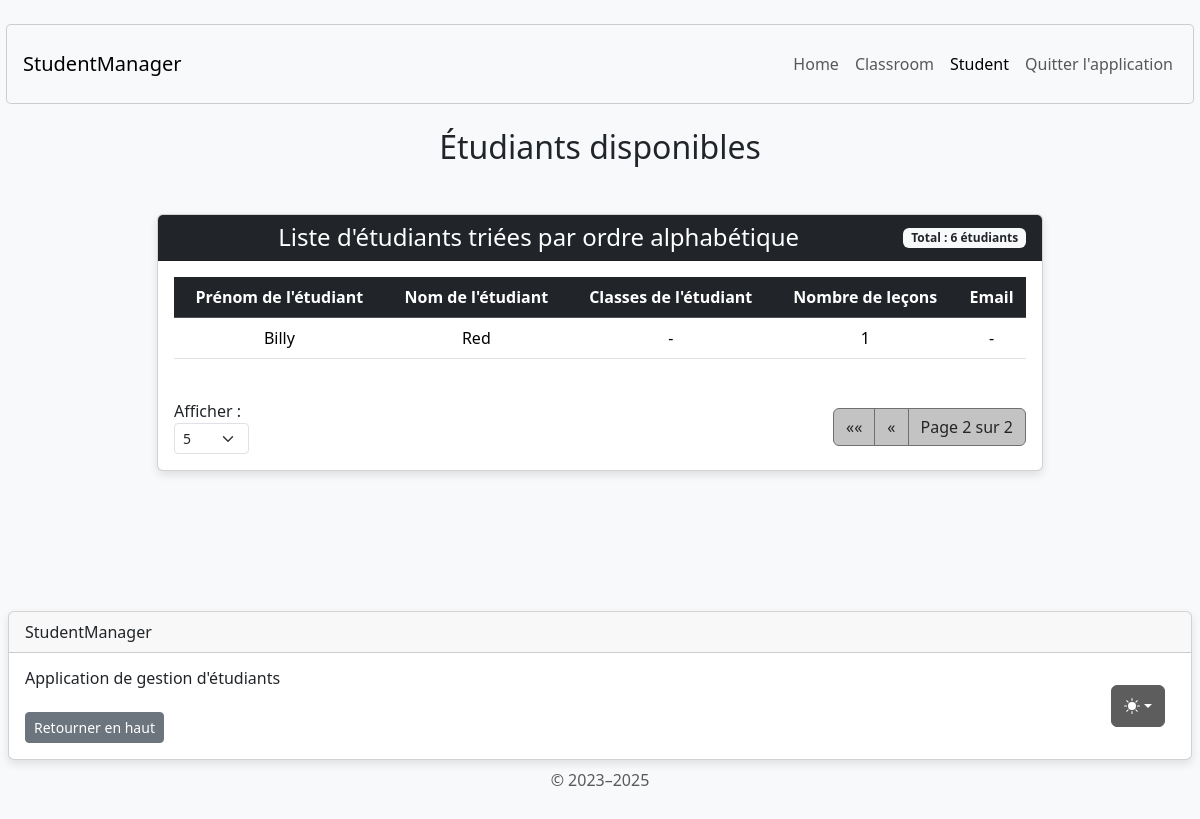
Page /student/display/?page=2&items_per_page=5 on the committed database.
### student/models.py (models this page shows, shortened)
class Student(AbstractUser):
    username = None
    email = models.EmailField('email address', unique=True, null=True, blank=True)
    USERNAME_FIELD = 'email'
    REQUIRED_FIELDS = []
    classroom = models.ForeignKey(
        Classroom,
        on_delete=models.SET_NULL,
        null=True,
        blank=True,
        related_name="students"
    )
    lessons = models.ManyToManyField(Lesson, through='StudentLesson', blank=True)
    groups = models.ManyToManyField(
        'auth.Group',
        blank=True,
        related_name='student_set',
        help_text='The groups this user belongs to.',
        verbose_name='groups'
    )
    user_permissions = models.ManyToManyField(
        'auth.Permission',
        blank=True,
        related_name='student_set_permissions',
        help_text='Specific permissions for this user.',
        verbose_name='user permissions'
    )

### student/views.py (the view)
# urls.py: path('student/display/', display_students_view, name='display_students'),
def display_students_view(request):
    try:
        items_per_page = int(request.GET.get('items_per_page', 5))
        if items_per_page not in [5, 10, 50, 100]:
            items_per_page = 5
    except (ValueError, TypeError):
        items_per_page = 5
    students = Student.objects.all() \
        .order_by('last_name', 'first_name') \
        .select_related('classroom') \
        .prefetch_related('lessons')
    paginator = Paginator(students, items_per_page)
    page_number = request.GET.get('page')
    page_obj = paginator.get_page(page_number)
    context = {
        'page_obj': page_obj,
        'students': page_obj.object_list,
        'has_students': page_obj.object_list.exists(),
        'items_per_page': items_per_page,
        'per_page_options': [5, 10, 50, 100]
    }
    return render(request, 'student/display_students.html', context)

### student/templates/student/display_students.html (shortened to what this page needs)
{% extends 'home/base.html' %}
{% load static %}
{% block content %}
<body class="d-flex align-items-center py-4 bg-body-tertiary">
    <main class="container text-center">
        <h2 class="mb-4 mt-4">Étudiants disponibles</h2>
        <div class="container mt-5">
            <div class="row justify-content-center">
                <div class="col-md-10">
                    <div class="card">
                        <div class="card-header bg-dark text-white d-flex justify-content-between align-items-center">
                            <h4 class="mb-0 flex-grow-1 text-center">Liste d'étudiants triées par ordre alphabétique</h4>
                            <span class="badge bg-light text-dark">
                                Total : {{ page_obj.paginator.count }} étudiants
                            </span>
                        </div>
                        <div class="card-body">
                            {% if has_students %}
                            <div class="table-responsive">
                                <table class="table table-hover">
                                    <thead class="table-dark">
                                        <tr>
                                            <th scope="col">Prénom de l'étudiant</th>
                                            <th scope="col">Nom de l'étudiant</th>
                                            <th scope="col">Classes de l'étudiant</th>
                                            <th scope="col">Nombre de leçons</th>
                                            <th scope="col">Email</th>
                                        </tr>
                                    </thead>
                                    <tbody>
                                        {% for student in students %}
                                        <tr>
                                            <td>{{ student.first_name }}</td>
                                            <td>{{ student.last_name }}</td>
                                            <td>
                                                {% if student.classroom %}
                                                    {{ student.classroom }}
                                                {% else %}
                                                    -
                                                {% endif %}
                                            </td>
                                            <td>
                                                {% if student.lessons.count %}
                                                    {{ student.lessons.count }}
                                                {% else %}
                                                    -
                                                {% endif %}
                                            </td>
                                            <td>
                                                {% if student.email %}
                                                    {{ student.email }}
                                                {% else %}
                                                    -
                                                {% endif %}
                                            </td>
                                        </tr>
                                        {% endfor %}
                                    </tbody>
                                </table>
                            </div>
                            <div class="pagination-container mt-4">
                                <div>
                                    <form method="GET" class="form-inline">
                                        <label for="items_per_page" class="me-2">Afficher :</label>
                                        <select name="items_per_page" id="items_per_page" class="form-select form-select-sm" onchange="this.form.submit()">
                                            {% for option in per_page_options %}
                                            <option value="{{ option }}" {% if items_per_page == option %}selected{% endif %}>{{ option }}</option>
                                            {% endfor %}
                                        </select>
                                    </form>
                                </div>
                                <nav>
                                    <ul class="pagination mb-0">
                                        {% if page_obj.has_previous %}
                                        <li class="page-item">
                                            <a class="page-link" href="?page=1&items_per_page={{ items_per_page }}" aria-label="First">
                                                <span aria-hidden="true">&laquo;&laquo;</span>
                                            </a>
                                        </li>
                                        <li class="page-item">
                                            <a class="page-link" href="?page={{ page_obj.previous_page_number }}&items_per_page={{ items_per_page }}" aria-label="Previous">
                                                <span aria-hidden="true">&laquo;</span>
                                            </a>
                                        </li>
                                        {% endif %}
                                        <li class="page-item disabled">
                                            <span class="page-link">
                                                Page {{ page_obj.number }} sur {{ page_obj.paginator.num_pages }}
                                            </span>
                                        </li>
                                    </ul>
                                </nav>
                            </div>
                            {% else %}
                            <div class="alert alert-info" role="alert">
                                Il n'y a pas d'étudiants à afficher.
                            </div>
                            {% endif %}
                        </div>
                    </div>
                </div>
            </div>
        </div>
    </main>
</body>
{% endblock content %}

### home/templates/home/base.html (style rules this page uses)
body { display: flex; flex-direction: column; min-height: 100vh; }
main { flex: 1; }

### student/templates/student/display_students.html (style rules this page uses)
.card { box-shadow: 0 4px 8px rgba(0, 0, 0, 0.1); }
.pagination .page-item .page-link { color: #252525; background-color: #c3c3c3; border-color: #6f6f6f; transition: all 0.3s ease; outline: none !important; box-shadow: none !important; }
.pagination .page-item.disabled .page-link { background-color: #c3c3c3; border-color: #6f6f6f; color: #252525; }
.pagination-container { display: flex; justify-content: space-between; align-items: center; flex-wrap: wrap; }

### rows in the picture
Student: first_name "Billy", last_name "Red", lessons.count "1"

### other values in the picture
{{ page_obj.paginator.count }} "6"
{{ page_obj.number }} "2"
{{ page_obj.paginator.num_pages }} "2"
form field items_per_page "5"
